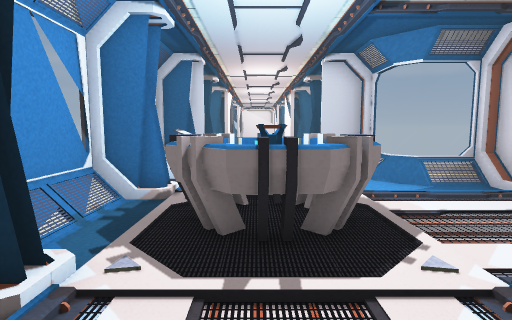
view 1 (above)

22 first-person views from a walk through a 3-D level made in the Unity game engine. The camera is 1.5 m above the floor, tilts 6° down and sees 80° across. The floor is counted in squares, 1 m on a side. Each view is taken from the middle of a square. On the plan, view 1 faces up. The plan holds only what a view shows up to about 15 squares ahead; the rest is blank. The place goes on beyond the plan. The player is left out. Door leaves are left out, so doorways stand open. Some surface patterns are stand-ins.

view 2
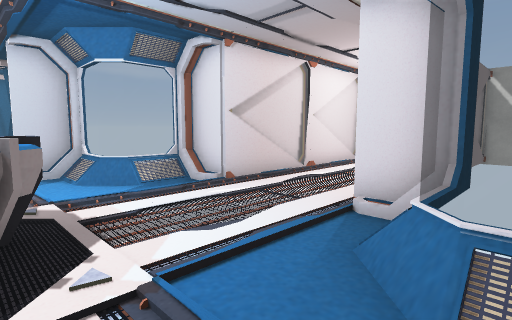

view 3
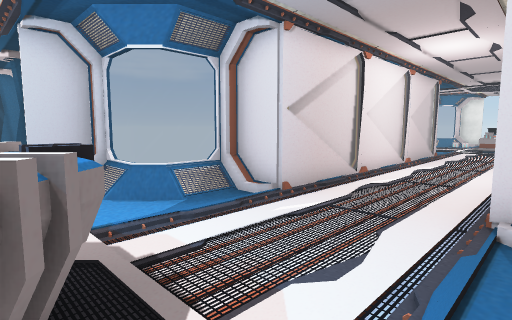

view 4
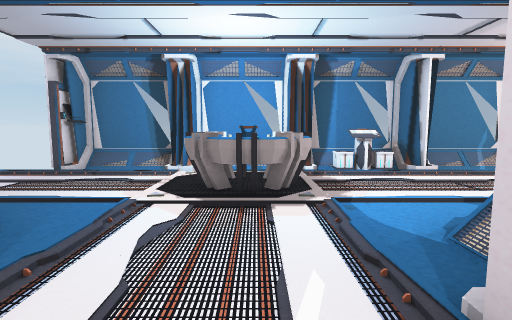

view 5
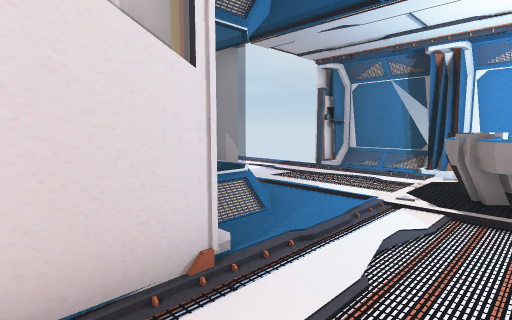

view 6
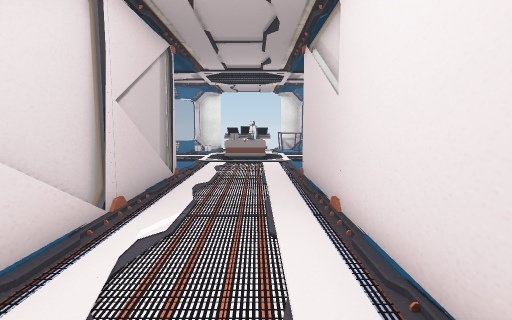

view 7
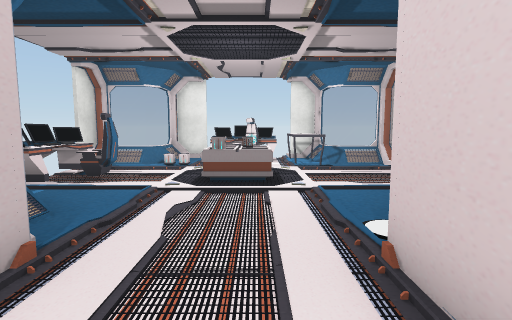

view 8
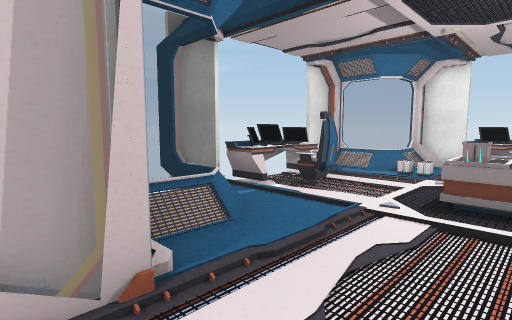

view 9
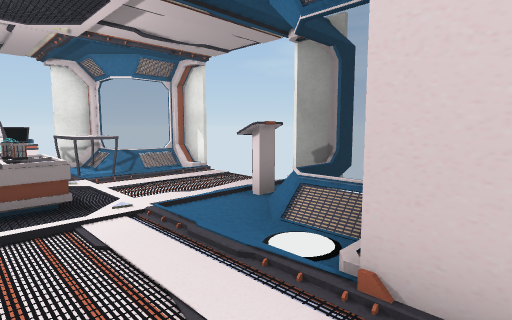

view 10
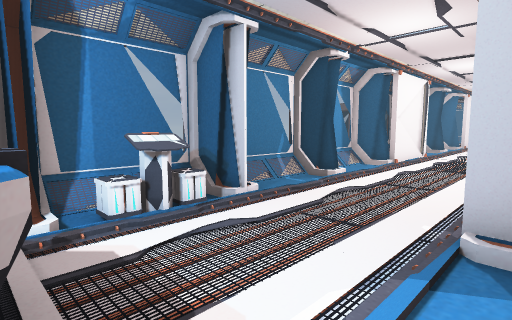

view 11
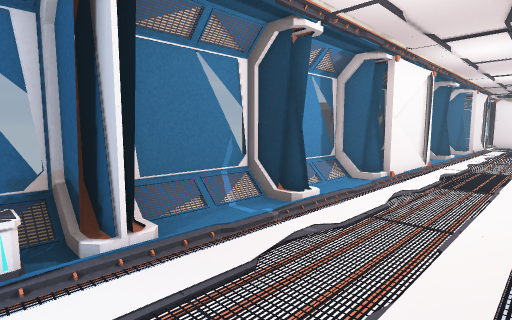

view 12
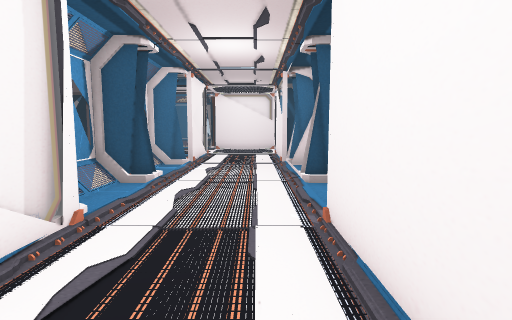

view 13
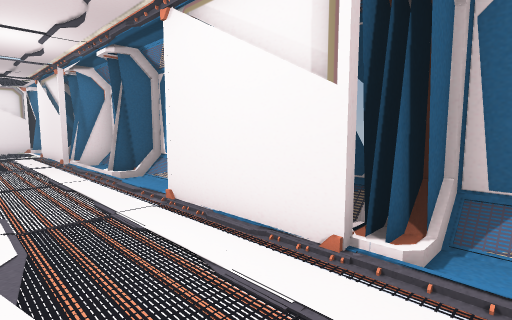

view 14
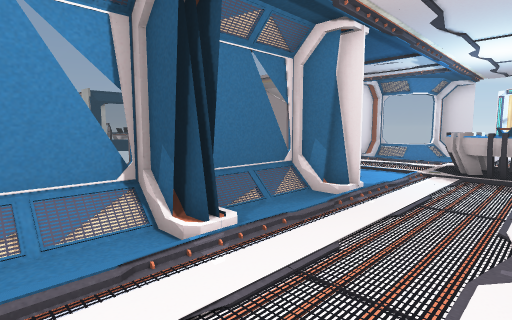

view 15
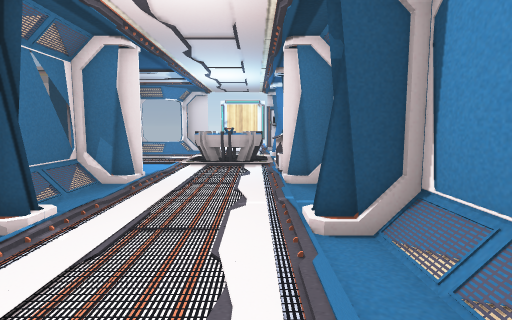

view 16
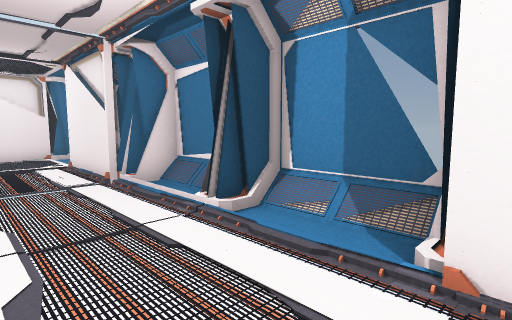

view 17
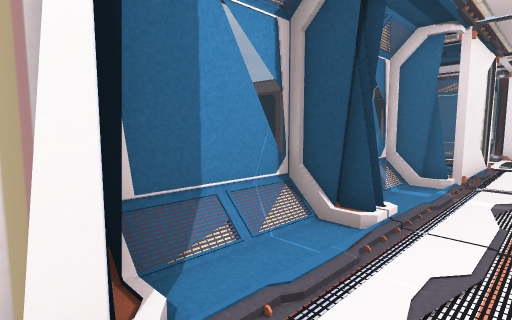

view 18
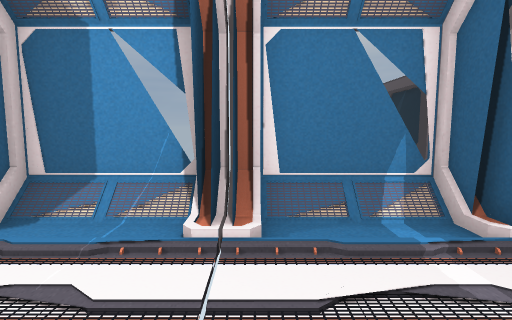

view 19
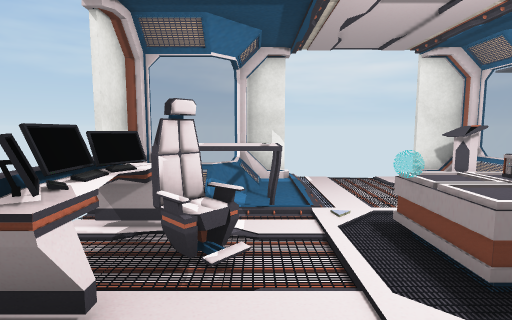

view 20
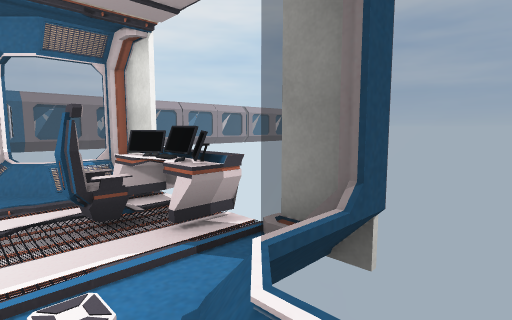

view 21
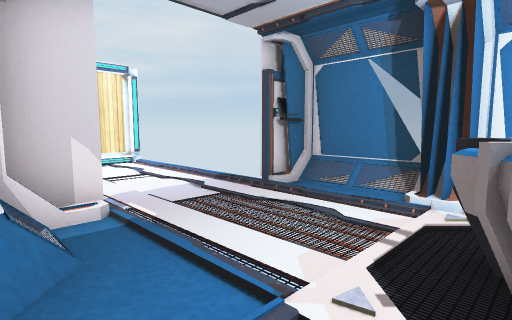

view 22
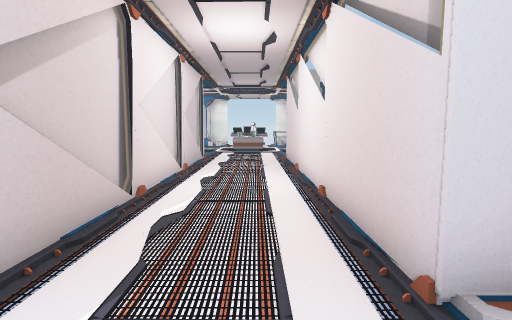

### Floor plan
Key: @ floor where view 1 was taken; # wall or solid block; x gap in a wall; . main floor; : floor 0.25 m higher than the main floor; / step, stairs or slope; D open door; = window, fence, low wall or low ledge; P projector; C container; E desk; N console; O other object.
Columns run from 3 left of view 1 to 30 right of it. Each row starts with its distance up from view 1.
 33  #   #
 32  #...#
 31 ##.  ##
 30 #/.../##
 29 =/...//=
 28 =/...:/=
 27 #/.../##
 26 #/...=##
 25 =....:/=
 24 =....//=
 23 ##.../##
 22 #=...=#
 21 #=...#
 20 #=...#
 19  #...###
 18 ##.../##
 17 =....:/=
 16 =....//=
 15 #..../##
 14 ##.../##
 13 =....:/=
 12 =....:/=
 11 ##DDDD##               ##D  DD##
 10 ##DDDD/#               #//EEE//#
  9 =O...:/=               =/..O///=
  8 =O...:.==#           #==/..O.:/==#
  7 ##.......#===========#.......:O..#
  6 ##PPP................D..........ED
  5 =.PPPP...............D....OOC./OE
  4 =.PPP................D....COC.OOE
  3 #....................D..........ED
  2 ##.......#===========#O......: OO#
  1 =....:.==#           #==/....:/###
  0 =..@.: =               =/N...:/=
 -1 #ODDDD##               #/DDDDD/#
 -2 ##DDDD#                ##xDDDx##
 -3   .../
 -4   ...
 -5   ...
 -6   ...
 -7   ..
 -8   ..
 -9  ###

Positions as (right, up) in squares from view 1, and headings:
1: (0, 0), facing up
2: (1, 0), facing up-right
3: (1, 2), facing up-right
4: (8, 5), facing left
5: (8, 5), facing down-left
6: (9, 4), facing right
7: (15, 4), facing right
8: (17, 4), facing up-right
9: (17, 5), facing down-right
10: (3, 6), facing up-left
11: (2, 9), facing up-left
12: (1, 18), facing up
13: (-1, 17), facing up-right
14: (-1, 17), facing down-right
15: (-1, 19), facing down
16: (-1, 22), facing up-right
17: (0, 22), facing up-left
18: (2, 27), facing left
19: (27, 8), facing down
20: (29, 7), facing up-left
21: (4, 4), facing down-left
22: (4, 4), facing right
